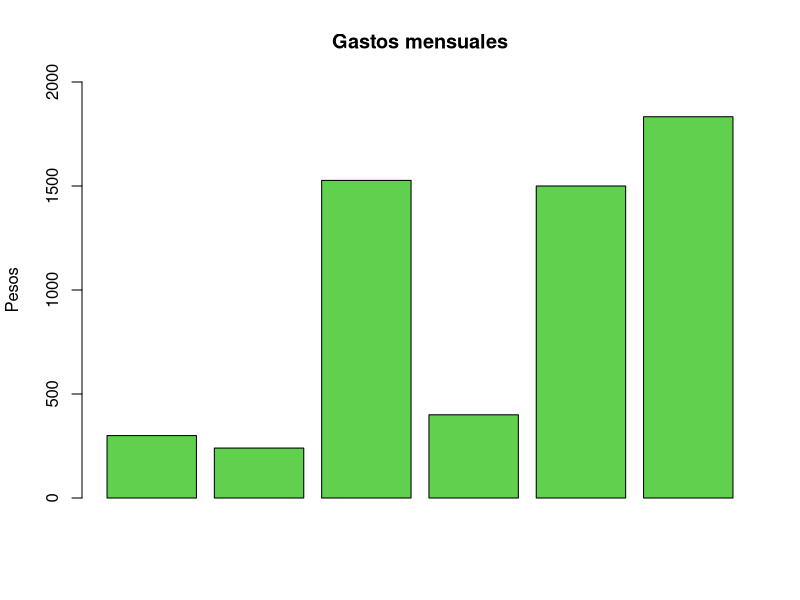
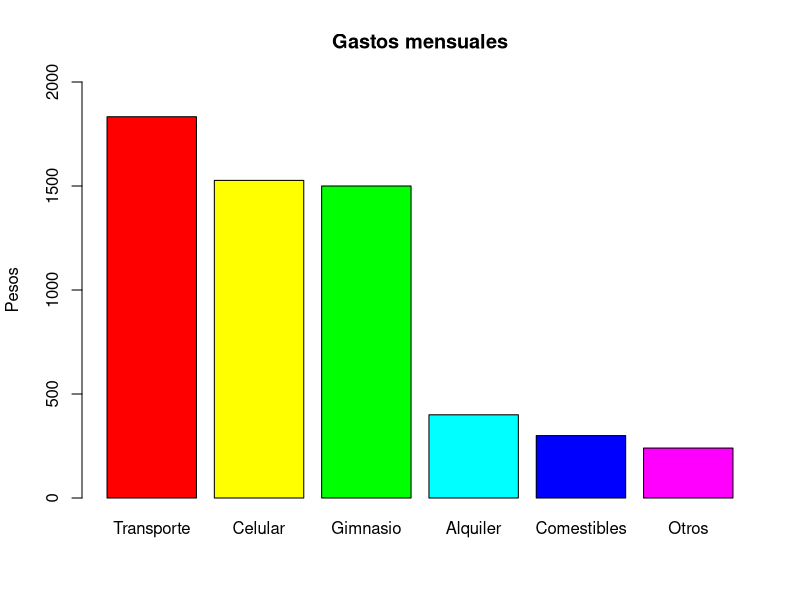

Write R code to recreate these figures, in order.
# Laboratorio 1

## Parte I

### Gastos totales

300 + 240+ 1527 + 400 + 1500 + 1833

celular <- 300
transporte <- 240
comestibles <- 1527
gimnasio <- 400
alquiler <- 1500
otros <- 1833

### Gasto mensual total

G.total <-sum(celular, transporte, comestibles, gimnasio,
    alquiler, otros)

G.total

### Gasto total semestral

G.total.sem <- (G.total * 5)

G.total.sem

### Gasto total anual

G.total.anu <- (G.total.sem * 2)

G.total.anu

# Autoevaluacion 

gastos <- c(celular, transporte, comestibles, gimnasio,
            alquiler, otros)
ordenado <- sort(gastos, decreasing = TRUE)

barplot(gastos, main = "Gastos mensuales", ylab = "Pesos", ylim = c(0,2000), col = 3, )

barplot(ordenado, main = "Gastos mensuales", ylab = "Pesos", ylim = c(0,2000), col = rainbow (6),
        names.arg = c("Transporte", "Celular", "Gimnasio", "Alquiler", "Comestibles", "Otros"))

## Parte II

### Problema 1






